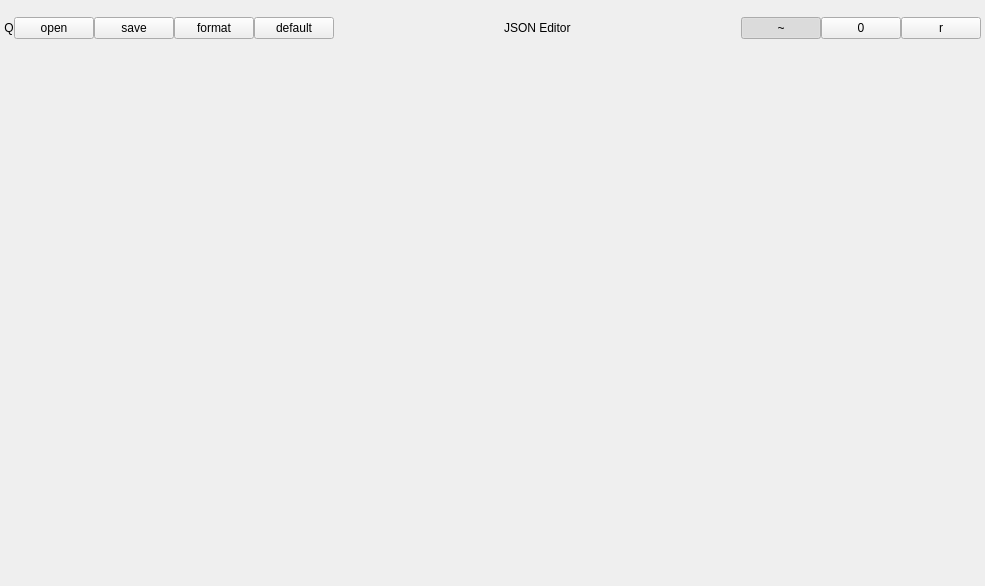
<?xml version="1.0" encoding="UTF-8"?>
<ui version="4.0">
 <class>QssWindow</class>
 <widget class="QMainWindow" name="QssWindow">
  <property name="geometry">
   <rect>
    <x>0</x>
    <y>0</y>
    <width>985</width>
    <height>586</height>
   </rect>
  </property>
  <property name="mouseTracking">
   <bool>true</bool>
  </property>
  <property name="windowTitle">
   <string>MainWindow</string>
  </property>
  <property name="windowIcon">
   <iconset resource="images.qrc">
    <normaloff>:/icon/images/icon.png</normaloff>:/icon/images/icon.png</iconset>
  </property>
  <widget class="QWidget" name="QssWidget">
   <property name="mouseTracking">
    <bool>true</bool>
   </property>
   <layout class="QVBoxLayout" name="verticalLayout">
    <property name="spacing">
     <number>0</number>
    </property>
    <property name="leftMargin">
     <number>4</number>
    </property>
    <property name="topMargin">
     <number>4</number>
    </property>
    <property name="rightMargin">
     <number>4</number>
    </property>
    <property name="bottomMargin">
     <number>4</number>
    </property>
    <item>
     <widget class="QWidget" name="widget_top" native="true">
      <property name="maximumSize">
       <size>
        <width>16777215</width>
        <height>48</height>
       </size>
      </property>
      <property name="mouseTracking">
       <bool>true</bool>
      </property>
      <layout class="QHBoxLayout" name="horizontalLayout">
       <property name="spacing">
        <number>0</number>
       </property>
       <property name="leftMargin">
        <number>0</number>
       </property>
       <property name="topMargin">
        <number>0</number>
       </property>
       <property name="rightMargin">
        <number>0</number>
       </property>
       <property name="bottomMargin">
        <number>0</number>
       </property>
       <item>
        <widget class="QLabel" name="label_icon">
         <property name="mouseTracking">
          <bool>true</bool>
         </property>
         <property name="text">
          <string>Q</string>
         </property>
         <property name="alignment">
          <set>Qt::AlignCenter</set>
         </property>
        </widget>
       </item>
       <item>
        <widget class="QPushButton" name="btn_open">
         <property name="mouseTracking">
          <bool>true</bool>
         </property>
         <property name="text">
          <string>open</string>
         </property>
        </widget>
       </item>
       <item>
        <widget class="QPushButton" name="btn_save">
         <property name="mouseTracking">
          <bool>true</bool>
         </property>
         <property name="text">
          <string>save</string>
         </property>
        </widget>
       </item>
       <item>
        <widget class="QPushButton" name="btn_format">
         <property name="mouseTracking">
          <bool>true</bool>
         </property>
         <property name="text">
          <string>format</string>
         </property>
        </widget>
       </item>
       <item>
        <widget class="QPushButton" name="btn_default">
         <property name="mouseTracking">
          <bool>true</bool>
         </property>
         <property name="text">
          <string>default</string>
         </property>
        </widget>
       </item>
       <item>
        <spacer name="horizontalSpacer">
         <property name="orientation">
          <enum>Qt::Horizontal</enum>
         </property>
         <property name="sizeHint" stdset="0">
          <size>
           <width>40</width>
           <height>20</height>
          </size>
         </property>
        </spacer>
       </item>
       <item>
        <widget class="QLabel" name="label_title">
         <property name="mouseTracking">
          <bool>true</bool>
         </property>
         <property name="text">
          <string>JSON Editor</string>
         </property>
        </widget>
       </item>
       <item>
        <spacer name="horizontalSpacer_2">
         <property name="orientation">
          <enum>Qt::Horizontal</enum>
         </property>
         <property name="sizeHint" stdset="0">
          <size>
           <width>40</width>
           <height>20</height>
          </size>
         </property>
        </spacer>
       </item>
       <item>
        <widget class="QPushButton" name="btn_attach">
         <property name="mouseTracking">
          <bool>true</bool>
         </property>
         <property name="text">
          <string>~</string>
         </property>
         <property name="checkable">
          <bool>true</bool>
         </property>
         <property name="checked">
          <bool>true</bool>
         </property>
        </widget>
       </item>
       <item>
        <widget class="QPushButton" name="btn_min">
         <property name="mouseTracking">
          <bool>true</bool>
         </property>
         <property name="text">
          <string>0</string>
         </property>
        </widget>
       </item>
       <item>
        <widget class="QPushButton" name="btn_close">
         <property name="mouseTracking">
          <bool>true</bool>
         </property>
         <property name="text">
          <string>r</string>
         </property>
        </widget>
       </item>
      </layout>
     </widget>
    </item>
    <item>
     <widget class="QssEditor" name="editor" native="true">
      <property name="mouseTracking">
       <bool>true</bool>
      </property>
     </widget>
    </item>
   </layout>
  </widget>
 </widget>
 <customwidgets>
  <customwidget>
   <class>QssEditor</class>
   <extends>QWidget</extends>
   <header location="global">pyqss.sci.editor.h</header>
   <container>1</container>
  </customwidget>
 </customwidgets>
 <resources>
  <include location="images.qrc"/>
 </resources>
 <connections/>
</ui>
